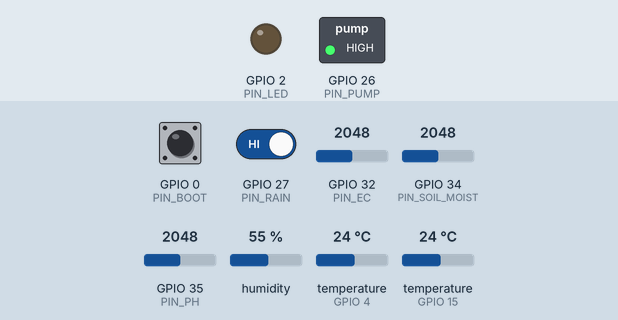
Bench run of a sketch on a simulated ESP32. On the bench: switched loads named in the sketch (green lamp = pin HIGH), output pins drawn as LEDs (lit = HIGH). Dashed ring = blinking. The inputs (shaded band) are chosen by the test bench; at power-on: GPIO 0 (PIN_BOOT) HIGH, GPIO 27 (PIN_RAIN) HIGH, GPIO 32 (PIN_EC) = 2048, GPIO 34 (PIN_SOIL_MOIST) = 2048, GPIO 35 (PIN_PH) = 2048, humidity 55 %, temperature (sensors on GPIO 4, GPIO 15) 24 °C (analog values on the 0–4095 scale). WiFi joins after 1.5 s; servers stay silent unless stated; uploads are accepted with an empty reply; EEPROM starts erased; pins used as bus, display or sensor lines are not drawn; what the sketch prints to the serial monitor is not drawn.

Above: at 2.9 s.
3.0 s: GPIO 0 (PIN_BOOT) pulled LOW for 3.2 s
At 3.93 s:
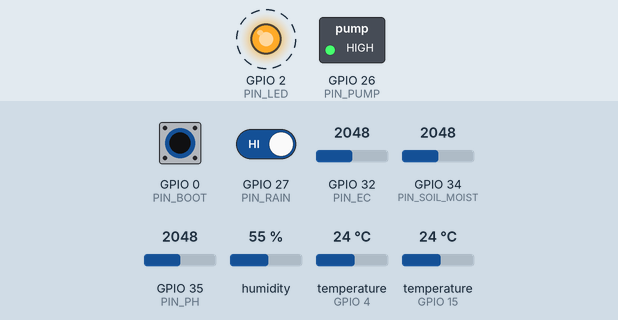
7.7 s: GPIO 0 (PIN_BOOT) driven LOW and GPIO 27 (PIN_RAIN) driven LOW
At 7.93 s:
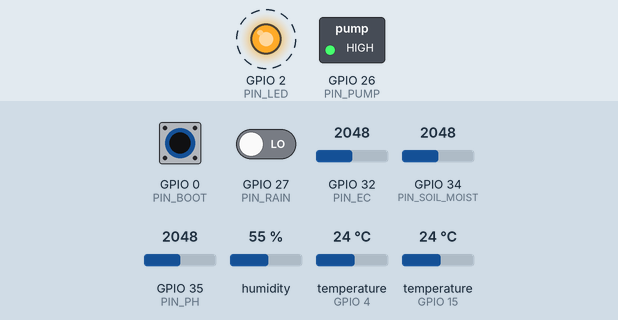
11.5 s: GPIO 0 (PIN_BOOT) driven HIGH
Timing chart, 0 to 19.0 s (numbered marks = the images above; inputs shaded):
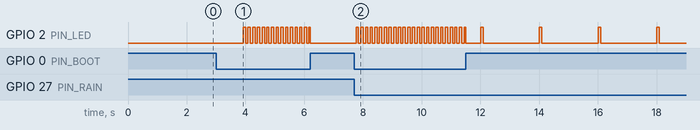

The sketch:

esp32_smart_irrigation.ino
```cpp
/*
 * Sāqiya — boîtier IoT de la parcelle (firmware v2)
 * Carte : ESP32 DevKit (Arduino IDE 2.x, carte « ESP32 Dev Module »)
 *
 * NOUVEAU EN v2
 *   - Configuration depuis un téléphone, sans recompiler : au premier démarrage, le boîtier crée
 *     le réseau WiFi « Saqiya-Config » (mot de passe : saqiya1234). On s'y connecte, une page s'ouvre :
 *     on choisit son WiFi, on saisit l'adresse du serveur et la clé du boîtier. C'est enregistré.
 *   - Pour refaire la configuration : maintenir le bouton BOOT 3 secondes (au démarrage ou en marche).
 *   - Reconnexion WiFi automatique, voyant d'état, test de connexion au serveur au démarrage.
 *   - Capteurs activables un par un (un capteur non branché n'envoie pas de fausse valeur).
 *   - Relais actif à l'état bas ou haut (la plupart des modules relais sont actifs à l'état BAS).
 *   - Sécurité : la pompe s'arrête toute seule à la fin de la durée reçue, même sans serveur.
 *
 * Bibliothèques (Outils > Gérer les bibliothèques) :
 *   WiFiManager (tzapu), ArduinoJson (Benoit Blanchon, v7), DHT sensor library (Adafruit),
 *   OneWire, DallasTemperature
 *
 * Câblage :
 *   Humidité du sol capacitive v1.2 ...... GPIO 34 (ADC)      Alim 3,3 V
 *   Température du sol DS18B20 ........... GPIO 4  (+ 4,7 kΩ entre DATA et 3,3 V)
 *   DHT22 (air) .......................... GPIO 15
 *   Sonde pH analogique .................. GPIO 35 (ADC)
 *   Sonde EC analogique .................. GPIO 32 (ADC)
 *   Capteur de pluie (sortie D0) ......... GPIO 27 (LOW = pluie)
 *   Capteur NPK RS485 via MAX485 ......... RO→GPIO16  DI→GPIO17  DE+RE→GPIO5   (9600 bauds)
 *   Relais pompe ......................... GPIO 26
 *   Voyant d'état ........................ GPIO 2 (LED intégrée)
 *   Bouton de configuration .............. GPIO 0 (bouton BOOT de la carte)
 */
#include <WiFi.h>
#include <WiFiManager.h>
#include <Preferences.h>
#include <HTTPClient.h>
#include <ArduinoJson.h>
#include <DHT.h>
#include <OneWire.h>
#include <DallasTemperature.h>

#define FW_VERSION "2.0.0"

// ---------- Capteurs présents (1 = branché, 0 = absent) ----------
#define HAS_SOIL_TEMP 1
#define HAS_DHT       1
#define HAS_PH        1
#define HAS_EC        1
#define HAS_NPK       1
#define HAS_RAIN      1

// ---------- Relais ----------
#define RELAY_ACTIVE_LOW 1   // 1 si le relais colle quand la broche est à LOW (cas le plus courant)

// ---------- Valeurs par défaut (modifiables ensuite depuis le portail) ----------
const char* DEFAULT_SERVER = "http://192.168.100.36:8000";
const char* DEFAULT_KEY    = "change-me";
const char* DEFAULT_ID     = "esp32-parcelle-1";
const char* PORTAL_SSID    = "Saqiya-Config";
const char* PORTAL_PASS    = "saqiya1234";

const unsigned long SEND_INTERVAL_MS    = 30000;   // envoi normal
const unsigned long SEND_INTERVAL_PUMP  = 5000;    // envoi pendant l'arrosage
const unsigned long MAX_PUMP_MS         = 30UL * 60UL * 1000UL;  // garde-fou absolu : 30 min

// ---------- Calibration ----------
const int   SOIL_DRY_RAW = 3200;   // valeur brute capteur à l'air libre
const int   SOIL_WET_RAW = 1300;   // valeur brute capteur dans un verre d'eau
const float PH7_VOLT = 1.65, PH4_VOLT = 2.10;   // tensions mesurées dans les solutions tampons
const float EC_FACTOR = 1.0;                    // dS/m par volt (solution étalon 1,413 mS/cm)

// ---------- Broches ----------
#define PIN_SOIL_MOIST 34
#define PIN_SOIL_TEMP  4
#define PIN_DHT        15
#define PIN_PH         35
#define PIN_EC         32
#define PIN_RAIN       27
#define PIN_PUMP       26
#define PIN_RS485_DE   5
#define RS485_RX       16
#define RS485_TX       17
#define PIN_LED        2
#define PIN_BOOT       0

DHT dht(PIN_DHT, DHT22);
OneWire oneWire(PIN_SOIL_TEMP);
DallasTemperature soilTemp(&oneWire);
Preferences prefs;
WiFiManager wm;

char serverUrl[100], deviceKey[64], deviceId[40];
bool pumpOn = false;
unsigned long pumpDeadline = 0, pumpStarted = 0, lastSend = 0, lastWifiTry = 0;
int lastHttpCode = 0;

// ================= utilitaires =================
void setPump(bool on) {
  if (on && !pumpOn) pumpStarted = millis();
  pumpOn = on;
  digitalWrite(PIN_PUMP, (on ^ RELAY_ACTIVE_LOW) ? HIGH : LOW);
}

void led(bool on) { digitalWrite(PIN_LED, on ? HIGH : LOW); }

// voyant : fixe = pompe en marche · clignote lentement = tout va bien · rapide = pas de WiFi · double = erreur serveur
void updateLed() {
  unsigned long t = millis();
  if (pumpOn) { led(true); return; }
  if (WiFi.status() != WL_CONNECTED) { led((t / 150) % 2); return; }
  if (lastHttpCode != 200 && lastHttpCode != 0) { unsigned long p = t % 1200; led(p < 100 || (p > 250 && p < 350)); return; }
  led((t % 2000) < 80);
}

void loadConfig() {
  prefs.begin("saqiya", true);
  strlcpy(serverUrl, prefs.getString("server", DEFAULT_SERVER).c_str(), sizeof(serverUrl));
  strlcpy(deviceKey, prefs.getString("key", DEFAULT_KEY).c_str(), sizeof(deviceKey));
  strlcpy(deviceId,  prefs.getString("id", DEFAULT_ID).c_str(), sizeof(deviceId));
  prefs.end();
  // retire un éventuel « / » final
  size_t n = strlen(serverUrl);
  if (n && serverUrl[n - 1] == '/') serverUrl[n - 1] = 0;
}

void saveConfig(const char* s, const char* k, const char* id) {
  prefs.begin("saqiya", false);
  prefs.putString("server", s);
  prefs.putString("key", k);
  prefs.putString("id", id);
  prefs.end();
}

bool bootHeld(unsigned long ms) {
  if (digitalRead(PIN_BOOT) != LOW) return false;
  unsigned long t0 = millis();
  while (digitalRead(PIN_BOOT) == LOW) {
    led((millis() / 80) % 2);
    if (millis() - t0 >= ms) return true;
    delay(10);
  }
  return false;
}

// ================= portail de configuration =================
WiFiManagerParameter* pServer;
WiFiManagerParameter* pKey;
WiFiManagerParameter* pId;

void onSaveParams() {
  saveConfig(pServer->getValue(), pKey->getValue(), pId->getValue());
  loadConfig();
  Serial.printf("Configuration enregistrée : %s (%s)\n", serverUrl, deviceId);
}

void setupPortal() {
  pServer = new WiFiManagerParameter("server", "Adresse du serveur (ex. http://192.168.1.20:8000)", serverUrl, 99);
  pKey    = new WiFiManagerParameter("key", "Clé du boîtier (page Boîtier du tableau de bord)", deviceKey, 63);
  pId     = new WiFiManagerParameter("id", "Nom du boîtier", deviceId, 39);
  wm.addParameter(pServer);
  wm.addParameter(pKey);
  wm.addParameter(pId);
  wm.setSaveParamsCallback(onSaveParams);
  wm.setTitle("Sāqiya — boîtier de la parcelle");
  wm.setConfigPortalTimeout(300);     // 5 min puis on continue (la pompe reste sûre)
  wm.setConnectTimeout(20);
  wm.setWiFiAutoReconnect(true);
}

void openPortal() {
  Serial.println("Portail de configuration ouvert : WiFi « Saqiya-Config », mot de passe saqiya1234");
  setPump(false);
  wm.startConfigPortal(PORTAL_SSID, PORTAL_PASS);
}

// ================= capteurs =================
float readAvgVolt(int pin) {
  long sum = 0;
  for (int i = 0; i < 20; i++) { sum += analogRead(pin); delay(4); }
  return (sum / 20.0) * 3.3 / 4095.0;
}

float readSoilMoisture() {
  long sum = 0;
  for (int i = 0; i < 20; i++) { sum += analogRead(PIN_SOIL_MOIST); delay(4); }
  float raw = sum / 20.0;
  if (raw < 50 || raw > 4050) return NAN;   // capteur débranché
  return constrain((SOIL_DRY_RAW - raw) * 100.0 / (SOIL_DRY_RAW - SOIL_WET_RAW), 0, 100);
}

uint16_t crc16(const uint8_t* buf, int len) {
  uint16_t crc = 0xFFFF;
  for (int i = 0; i < len; i++) {
    crc ^= buf[i];
    for (int b = 0; b < 8; b++) crc = (crc & 1) ? (crc >> 1) ^ 0xA001 : crc >> 1;
  }
  return crc;
}

int readModbusRegister(uint16_t reg) {
  uint8_t req[8] = {0x01, 0x03, (uint8_t)(reg >> 8), (uint8_t)reg, 0x00, 0x01, 0, 0};
  uint16_t crc = crc16(req, 6);
  req[6] = crc & 0xFF; req[7] = crc >> 8;
  while (Serial2.available()) Serial2.read();
  digitalWrite(PIN_RS485_DE, HIGH);
  Serial2.write(req, 8);
  Serial2.flush();
  digitalWrite(PIN_RS485_DE, LOW);
  uint8_t resp[7];
  unsigned long t0 = millis();
  int n = 0;
  while (n < 7 && millis() - t0 < 300) if (Serial2.available()) resp[n++] = Serial2.read();
  if (n < 7 || crc16(resp, 5) != (resp[5] | (resp[6] << 8))) return -1;
  return (resp[3] << 8) | resp[4];
}

// ================= réseau =================
void ensureWifi() {
  if (WiFi.status() == WL_CONNECTED) return;
  if (millis() - lastWifiTry < 10000) return;
  lastWifiTry = millis();
  Serial.println("WiFi perdu, reconnexion…");
  WiFi.reconnect();
}

void pingServer() {
  if (WiFi.status() != WL_CONNECTED) return;
  HTTPClient http;
  http.begin(String(serverUrl) + "/api/device/ping");
  http.addHeader("X-Device-Key", deviceKey);
  http.setTimeout(5000);
  int code = http.GET();
  lastHttpCode = code;
  if (code == 200) Serial.println("Serveur joignable, clé acceptée.");
  else if (code == 401) Serial.println("Serveur joignable mais CLÉ REFUSÉE : vérifiez la clé dans le portail.");
  else Serial.printf("Serveur injoignable (%d). Vérifiez l'adresse et le pare-feu du PC.\n", code);
  http.end();
}

void sendReadings() {
  JsonDocument doc;
  doc["device_id"] = deviceId;
  doc["fw"] = FW_VERSION;
  doc["rssi"] = WiFi.RSSI();
  doc["uptime_s"] = millis() / 1000;
  doc["ip"] = WiFi.localIP().toString();
  doc["pump_on"] = pumpOn;

  float m = readSoilMoisture();
  if (!isnan(m)) doc["soil_moisture"] = m;

  float tSoil = NAN;
#if HAS_SOIL_TEMP
  soilTemp.requestTemperatures();
  tSoil = soilTemp.getTempCByIndex(0);
  if (tSoil > -100) doc["soil_temp"] = tSoil; else tSoil = NAN;
#endif
#if HAS_DHT
  float tAir = dht.readTemperature(), hAir = dht.readHumidity();
  if (!isnan(tAir)) doc["air_temp"] = tAir;
  if (!isnan(hAir)) doc["air_humidity"] = hAir;
#endif
#if HAS_PH
  float v = readAvgVolt(PIN_PH);
  if (v > 0.05 && v < 3.25) doc["soil_ph"] = constrain(7.0 + (v - PH7_VOLT) * (3.0 / (PH7_VOLT - PH4_VOLT)), 0, 14);
#endif
#if HAS_EC
  float ve = readAvgVolt(PIN_EC);
  if (ve > 0.02) doc["soil_ec"] = (ve * EC_FACTOR) / (1.0 + 0.02 * ((isnan(tSoil) ? 25 : tSoil) - 25.0));
#endif
#if HAS_NPK
  int n = readModbusRegister(0x001E), p = readModbusRegister(0x001F), k = readModbusRegister(0x0020);
  if (n >= 0) doc["n"] = n;
  if (p >= 0) doc["p"] = p;
  if (k >= 0) doc["k"] = k;
#endif
#if HAS_RAIN
  doc["rain_detected"] = digitalRead(PIN_RAIN) == LOW ? 1 : 0;
#endif

  String body;
  serializeJson(doc, body);
  Serial.println("→ " + body);
  if (WiFi.status() != WL_CONNECTED) { Serial.println("Pas de WiFi : mesure non envoyée."); return; }

  HTTPClient http;
  http.begin(String(serverUrl) + "/api/readings");
  http.addHeader("Content-Type", "application/json");
  http.addHeader("X-Device-Key", deviceKey);
  http.setTimeout(8000);
  int code = http.POST(body);
  lastHttpCode = code;
  if (code == 200) {
    JsonDocument resp;
    if (!deserializeJson(resp, http.getString())) {
      bool on = resp["pump"] | false;
      long secs = resp["seconds_remaining"] | 0;
      setPump(on && secs > 0);
      pumpDeadline = millis() + (unsigned long)secs * 1000UL;
      Serial.printf("← pompe %s (%ld s) : %s\n", on ? "ON" : "OFF", secs, (const char*)(resp["decision"] | ""));
    }
  } else if (code == 401) {
    Serial.println("Clé refusée par le serveur. Maintenez BOOT 3 s pour corriger la configuration.");
    setPump(false);
  } else {
    Serial.printf("Erreur HTTP %d — la pompe s'arrêtera à l'échéance prévue.\n", code);
  }
  http.end();
}

// ================= programme =================
void setup() {
  digitalWrite(PIN_PUMP, RELAY_ACTIVE_LOW ? HIGH : LOW);   // pompe coupée avant même d'activer la sortie
  pinMode(PIN_PUMP, OUTPUT);
  setPump(false);
  pinMode(PIN_LED, OUTPUT);
  pinMode(PIN_BOOT, INPUT_PULLUP);
  pinMode(PIN_RAIN, INPUT_PULLUP);
  pinMode(PIN_RS485_DE, OUTPUT);
  digitalWrite(PIN_RS485_DE, LOW);
  Serial.begin(115200);
  Serial2.begin(9600, SERIAL_8N1, RS485_RX, RS485_TX);
  analogReadResolution(12);
  dht.begin();
  soilTemp.begin();

  Serial.printf("\nSāqiya boîtier v%s\n", FW_VERSION);
  loadConfig();
  setupPortal();

  if (bootHeld(3000)) {
    Serial.println("Réinitialisation de la configuration WiFi.");
    wm.resetSettings();
    openPortal();
  } else if (!wm.autoConnect(PORTAL_SSID, PORTAL_PASS)) {
    Serial.println("WiFi non configuré : le boîtier continue sans réseau (pompe coupée).");
  }
  if (WiFi.status() == WL_CONNECTED) Serial.printf("WiFi OK — IP %s — serveur %s\n", WiFi.localIP().toString().c_str(), serverUrl);
  pingServer();
}

void loop() {
  // sécurité : arrêt local de la pompe à l'échéance, et garde-fou absolu
  if (pumpOn && ((long)(millis() - pumpDeadline) >= 0 || millis() - pumpStarted > MAX_PUMP_MS)) {
    setPump(false);
    Serial.println("Pompe arrêtée localement (échéance atteinte).");
  }
  // bouton BOOT maintenu 3 s en marche → portail de configuration
  if (bootHeld(3000)) openPortal();

  ensureWifi();
  unsigned long interval = pumpOn ? SEND_INTERVAL_PUMP : SEND_INTERVAL_MS;
  if (lastSend == 0 || millis() - lastSend >= interval) {
    lastSend = millis();
    sendReadings();
  }
  updateLed();
  delay(20);
}
```

Measured:
- after the input at 3.0 s, GPIO 2 (PIN_LED): alternates HIGH for 0.08 s and LOW for 0.08 s, 30 changes in all, then stays LOW, starting after 0.92 s
- after the input at 7.7 s, GPIO 2 (PIN_LED): alternates HIGH for 0.08 s and LOW for 0.08 s, starting after 0.07 s
